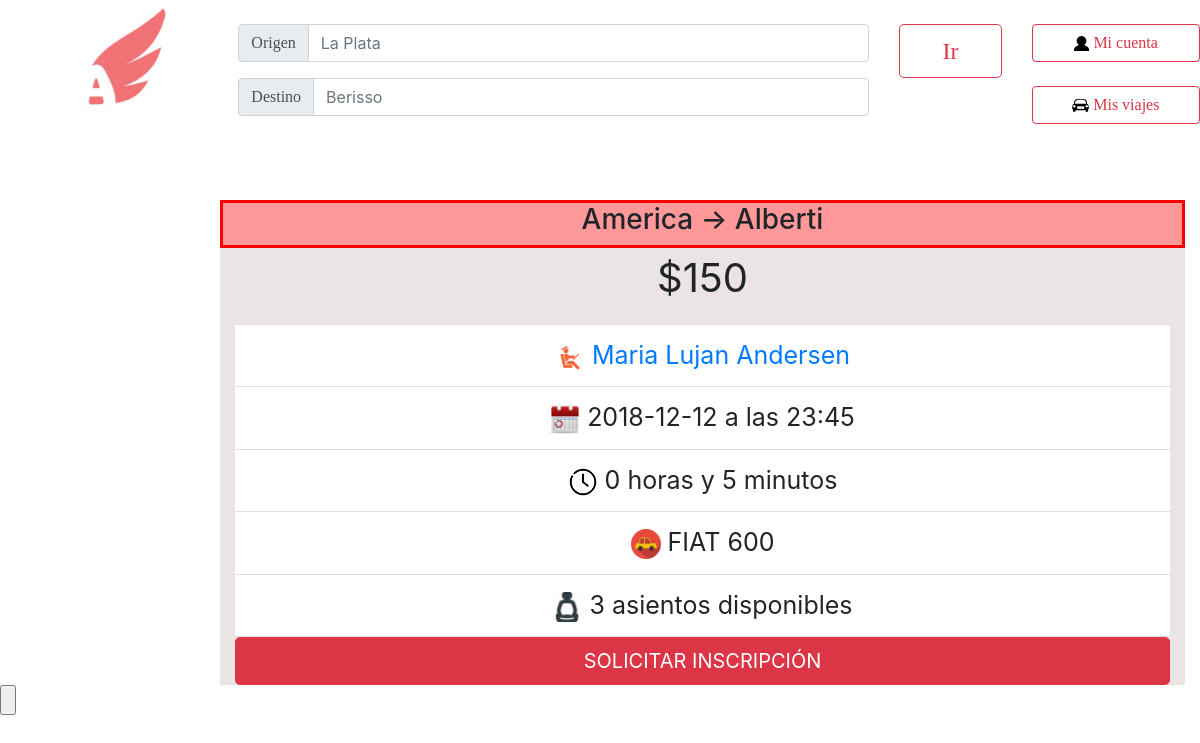
The page /verViaje.php?id=42 (signed in) on the database its author committed.
### tables this page shows
CREATE TABLE IF NOT EXISTS `ciudades` (
  `nombre` varchar(100) NOT NULL,
  `IDCiudad` int(11) NOT NULL AUTO_INCREMENT,
  PRIMARY KEY (`IDCiudad`)
);

CREATE TABLE IF NOT EXISTS `viajes` (
  `IDviaje` int(11) NOT NULL AUTO_INCREMENT,
  `fecha` date NOT NULL,
  `hora` time NOT NULL,
  `IDvehiculo` int(50) NOT NULL,
  `IDconductor` int(50) NOT NULL,
  `llegada` datetime NOT NULL,
  `IDOrigen` int(11) NOT NULL,
  `IDDestino` int(11) NOT NULL,
  `Precio` double NOT NULL,
  `asientos_disponibles` int(5) NOT NULL,
  PRIMARY KEY (`IDviaje`)
);

CREATE TABLE IF NOT EXISTS `usuarios` (
  `nombre` varchar(50) NOT NULL,
  `apellido` varchar(50) NOT NULL,
  `email` varchar(50) NOT NULL,
  `clave` varchar(50) NOT NULL,
  `fecha` date NOT NULL,
  `foto` longblob,
  `token` varchar(100) NOT NULL,
  `ID` int(11) NOT NULL AUTO_INCREMENT,
  `borrado` tinyint(1) NOT NULL DEFAULT '0',
  `penalizacion` int(20) NOT NULL DEFAULT '0',
  `deuda` float NOT NULL DEFAULT '0',
  PRIMARY KEY (`ID`)
);

CREATE TABLE IF NOT EXISTS `vehiculos` (
  `Marca` varchar(100) NOT NULL,
  `Modelo` varchar(100) NOT NULL,
  `Patente` varchar(10) NOT NULL,
  `Asientos` int(20) NOT NULL,
  `IDvehiculo` int(100) NOT NULL AUTO_INCREMENT,
  `IDuser` int(11) NOT NULL,
  PRIMARY KEY (`IDvehiculo`)
);

### verViaje.php (the view, shortened to what this page needs)
<html lang="en">
  <head>
    <link rel="stylesheet" href="css/bootstrap.min.css">
  </head>
  <body>
      <?php
            $link=conectarABase();
            $idviaje = $_GET['id'];
            $resultado = mysqli_query($link, "SELECT * FROM viajes where IDviaje='$idviaje'");
            $row = $resultado->fetch_array(MYSQLI_NUM);
            $origen = mysqli_query($link, "SELECT nombre FROM ciudades where IDCiudad=$row[6]");
            $origen = $origen ->fetch_array(MYSQLI_NUM);
            $destino = mysqli_query($link, "SELECT nombre FROM ciudades where IDCiudad=$row[7]");
            $destino = $destino ->fetch_array(MYSQLI_NUM);
            $nombreUser = mysqli_query($link,"SELECT nombre,apellido FROM usuarios where ID=$row[4]");
            $nombreUser = $nombreUser ->fetch_array(MYSQLI_NUM);
            $vehiculos = mysqli_query($link, "SELECT marca,modelo FROM vehiculos where IDvehiculo='$row[3]'");
            $vehiculos = $vehiculos -> fetch_array(MYSQLI_NUM);
  	?>
        <header>
            <nav>
		 <ul>
                    <div class="row" position="fixed">
                        <div class="col-2">
                            <p>
                                <a href="PaginaPrincipal.php">
                                <img href="PaginaPrincipal.php" src="Logo.jpg" alt="Imagen no disponible"  class="rounded mx-auto d-block" height="120x120">
                                </a>
                            </p>
                        </div>
                        <div class="col-8">
                            <div class="row" position="fixed">
                                <div class="col-10">
                                    <br>
                                    <div class="input-group input-group-prepend mb-3">
                                        <div class="input-group-prepend">
                                            <span class="input-group-text" id="basic-addon1"><font size="3" face="Univers-Light-Normal">Origen</font></span>
                                        </div>
                                      <input type="text" face="Univers-Light-Normal" class="form-control" placeholder="La Plata" aria-label="La Plata" aria-describedby="basic-addon1">
                                    </div>
                                    <div class="input-group input-group-prepend mb-3">
                                        <div class="input-group-prepend">
                                            <span class="input-group-text" id="basic-addon1"><font size="3" face="Univers-Light-Normal">Destino</font></span>
                                        </div>
                                    <input type="text" class="form-control" face="Univers-Light-Normal" placeholder="Berisso" aria-label="Berisso" aria-describedby="basic-addon1">
                                    </div>
                                </div>
                                <div class="col-2">
                                    <br>
                                    <button class="btn btn-outline-danger btn-lg btn-block btn-lg"><font size="5" face="Univers-Light-Normal">Ir</font></button><br>
                                </div>
                            </div>
                        </div>
                        <div class="col-2">
                            <br>
                            <a href="MiCuenta.php" class="btn btn-outline-danger btn-block"><img src="Imagenes/Usuario.png" height="15x15"><font size="3" face="Univers-Light-Normal">     Mi cuenta</font></a><br>
                            <a href="MisViajes.php" class="btn btn-outline-danger btn-block"><img src="Imagenes/MisViajes.png" height="17x17"><font size="3" face="Univers-Light-Normal">     Mis viajes</font></a>
                        </div>
                    </div>
                 </ul>
            </nav>
        </header>
      <br>
      <bR>
		<div class="row" position="fixed">
			<div class="col-2">
			</div>
			<div class="col-10">
                         <div class='container'>
                          <div class="panel panel-danger">
                            <div class="panel-heading">
                                <div class="container-fluid" style="border-style:solid;border-color: red;background-color:#ff9999 ">
                                    <h3 class="text-center">
                                        <?php echo $origen[0] . " -> " . $destino[0]; ?></h3>
                                </div>
                            </div>
                              <div class='container-fluid' style='background-color: #ebe4e4'>
                                    <div class="panel-body text-center" >
                                        <p style="font-size: 40" class="lead">
                                            <strong>$<?php echo $row[8];?></strong></p>
                                    </div>
                                      <ul class="list-group list-group-flush text-center" >
                                        <li class="list-group-item" style="font-size: 25"><i class="icon-ok text-danger"></i><img height="30x30" src='Imagenes/CONDUCTOR.png'><a href="verPerfil.php?id=<?php echo $row[4];?>"><?php echo '    ' . $nombreUser[0] . ' ' . $nombreUser[1]; ?></a></li>
                                        <li class="list-group-item" style="font-size: 25"><i class="icon-ok text-danger"></i><img height="30x30" src='Imagenes/calendario.png'><?php echo '     ' . $row[1]. ' a las ' . substr($row[2], 0, 5);?></li>
                                        <li class="list-group-item" style="font-size: 25"><i class="icon-ok text-danger"></i><img height="30x30" src="Imagenes/reloj.png"><?php $fecha1 = new DateTime("$row[1] . $row[2]");$fecha2 = new DateTime($row[5]);$diferencia = $fecha2->diff($fecha1);$agregar=0;if($diferencia->d>0){$agregar=$diferencia->d*24;}$horas=$diferencia->h+$agregar;echo "   $horas horas";if(($diferencia->i)!=0){echo" y $diferencia->i minutos";}?></li>
                                        <li class="list-group-item" style="font-size: 25"><i class="icon-ok text-danger"></i><img height="30x30" src='Imagenes/AUTO.png'><?php echo '     ' . $vehiculos[0] . ' '.$vehiculos[1] ;?></li>
                                        <li class="list-group-item" style="font-size: 25"><i class="icon-ok text-danger"></i><img height="30x30" src='Imagenes/asiento.png'><?php echo '     ' . $row[9]. ' asientos disponibles';?></li>
                                      </ul>
                                    <div class="panel-footer">
                                        <a class="btn btn-lg btn-block btn-danger" href="postularse.php?id=<?php echo $idviaje;?>">SOLICITAR INSCRIPCIÓN</a>
                                </div>
                              </div>
                            </div>
			</div>
                     </div>
                </div>
        	<input type="submit" value="" />
    	</body>
    </html>

### rows shown on the page
ciudades: nombre "America"
ciudades: nombre "Alberti"
viajes: Precio "150", fecha "2018-12-12", hora "23:45", asientos_disponibles "3"
usuarios: nombre "Maria Lujan", apellido "Andersen"
vehiculos: Marca "FIAT", Modelo "600"

### other values the page prints
$horas "0"
$diferencia->i "5"
